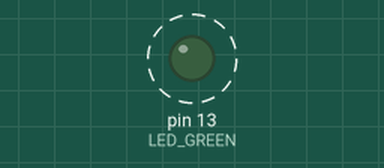
This sketch was run on a simulated Arduino Uno, built with avr-gcc and run on an emulated ATmega328P. On the bench: output pins drawn as LEDs (lit = HIGH). Dashed ring = blinking. No radio packets arrive unless stated.

Above: at 1.0 s.
Timing chart, 0 to 4.7 s (numbered marks = the images above):
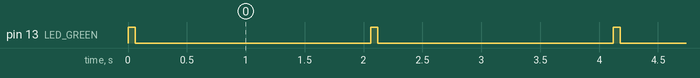

The sketch:

tx.ino
```cpp
// TRANSMITTER
// Sends a number [0..2] each INTERVAL milliseconds.
// The number is iterated each time and goes in cycle.
// Flashed a green LED on each transmission

#include <VirtualWire.h>

const int LED_GREEN = 13;
const int TX_PIN = 3;
const int INTERVAL = 2000;

void setup() {
  pinMode(LED_GREEN, OUTPUT);

  vw_set_tx_pin(TX_PIN);
  vw_setup(2000);
}

uint8_t count = 0;

void loop() {
  digitalWrite(LED_GREEN, HIGH);

  vw_send((uint8_t*) &count, 1);
  vw_wait_tx();

  digitalWrite(LED_GREEN, LOW);

  count++;
  count %= 3;
  delay(INTERVAL);
}
```

Measured:
- by itself, pin 13 (LED_GREEN): alternates HIGH for 0.06 s and LOW for 2.0 s
